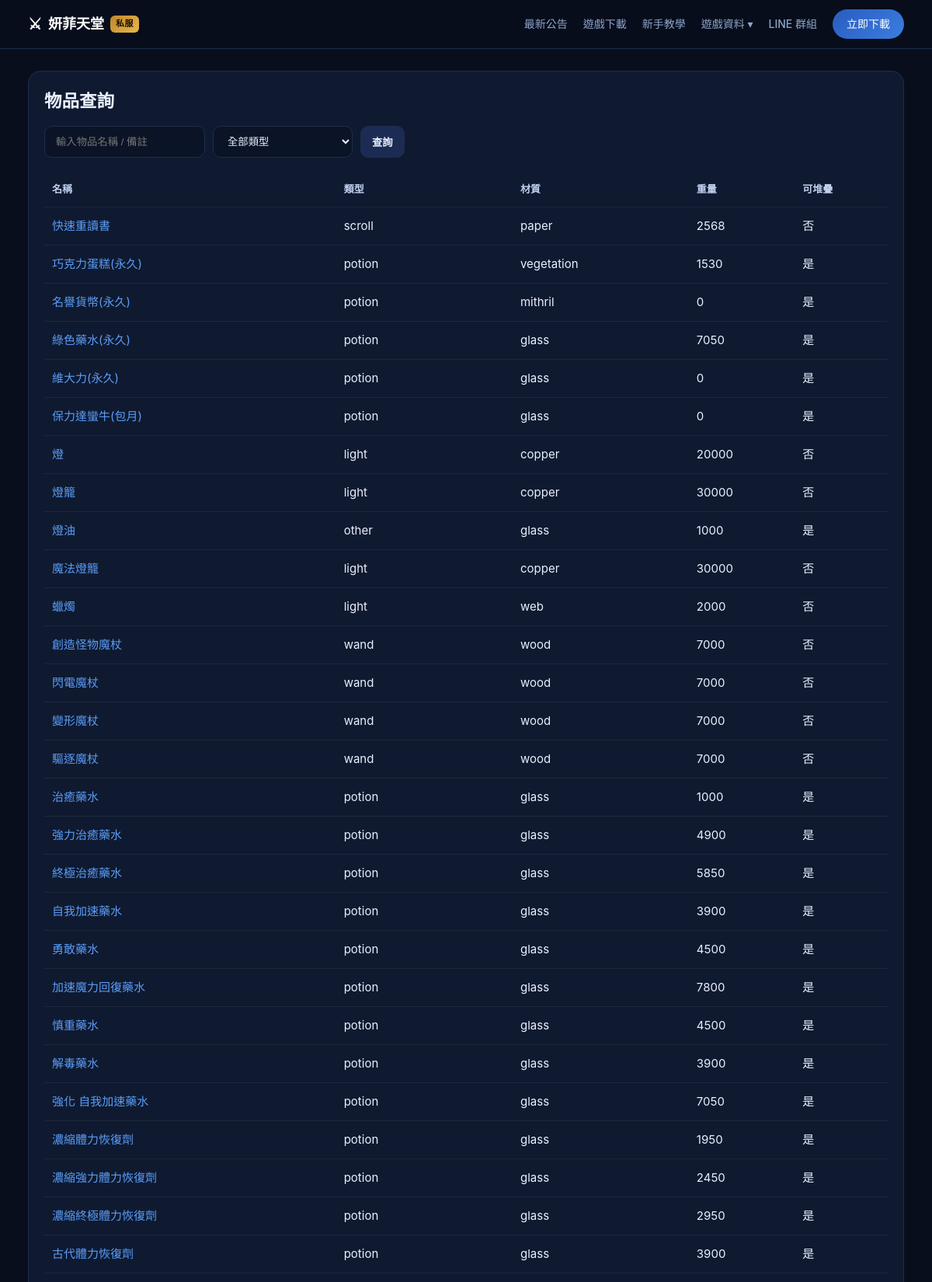
/items (upper part), run on the app's committed database.
### tables this page shows
CREATE TABLE site_config (
    key   TEXT PRIMARY KEY,
    value TEXT NOT NULL DEFAULT ''
);

CREATE TABLE items (
    id                INTEGER PRIMARY KEY,
    name              TEXT NOT NULL,
    name_id           TEXT,
    classname         TEXT,
    item_type         TEXT,
    use_type          TEXT,
    material          TEXT,
    weight            INTEGER DEFAULT 0,
    invgfx            INTEGER DEFAULT 0,
    grdgfx            INTEGER DEFAULT 0,
    itemdesc_id       INTEGER DEFAULT 0,
    stackable         INTEGER DEFAULT 0,
    dmg_small         INTEGER DEFAULT 0,
    dmg_large         INTEGER DEFAULT 0,
    min_lvl           INTEGER DEFAULT 0,
    max_lvl           INTEGER DEFAULT 0,
    bless             INTEGER DEFAULT 0,
    tradeable         INTEGER DEFAULT 0,
    cant_delete       INTEGER DEFAULT 0,
    note              TEXT,
    created_at        DATETIME DEFAULT CURRENT_TIMESTAMP
);

### app.py (the view)
    @app.route("/items")
    def items():
        q = request.args.get("q", "").strip()
        item_type = request.args.get("item_type", "").strip()
        sql = """
            SELECT id, name, name_id, item_type, use_type, material, weight, stackable, note
            FROM items
            WHERE 1=1
        """
        params: list[Any] = []
        if q:
            sql += " AND (name LIKE ? OR name_id LIKE ? OR classname LIKE ? OR note LIKE ?)"
            like = f"%{q}%"
            params.extend([like, like, like, like])
        if item_type:
            sql += " AND item_type = ?"
            params.append(item_type)
        sql += " ORDER BY id LIMIT 200"
        rows = get_db().execute(sql, params).fetchall()
        types = get_db().execute(
            "SELECT DISTINCT item_type FROM items WHERE item_type <> '' ORDER BY item_type"
        ).fetchall()
        return render_template("items.html", rows=rows, q=q, item_type=item_type, types=types)

### app.py (called while the page is built)
def get_site_config() -> dict[str, str]:
    rows = get_db().execute("SELECT key, value FROM site_config").fetchall()
    return {row["key"]: row["value"] for row in rows}

def get_db() -> sqlite3.Connection:
    if "db" not in g:
        db_path = Path(current_app().config["DATABASE"])
        db_path.parent.mkdir(parents=True, exist_ok=True)
        conn = sqlite3.connect(db_path)
        conn.row_factory = sqlite3.Row
        g.db = conn
    return g.db

def current_app() -> Flask:
    from flask import current_app as flask_current_app
    return flask_current_app

### templates/items.html (shortened to what this page needs)
{% extends 'base.html' %}
{% block content %}
<section class="card">
  <h1>物品查詢</h1>
  <form class="filters" method="get">
    <input type="text" name="q" placeholder="輸入物品名稱 / 備註" value="{{ q }}">
    <select name="item_type">
      <option value="">全部類型</option>
    </select>
    <button type="submit">查詢</button>
  </form>
  <div class="table-wrap">
    <table>
      <thead><tr><th>名稱</th><th>類型</th><th>材質</th><th>重量</th><th>可堆疊</th></tr></thead>
      <tbody>
      {% for row in rows %}
        <tr>
          <td><a href="{{ url_for('item_detail', item_id=row.id) }}">{{ row.name }}</a></td>
          <td>{{ row.item_type }}</td>
          <td>{{ row.material }}</td>
          <td>{{ row.weight }}</td>
          <td>{{ '是' if row.stackable else '否' }}</td>
        </tr>
      {% else %}
        <tr><td colspan="5">查無資料</td></tr>
      {% endfor %}
      </tbody>
    </table>
  </div>
</section>
{% endblock %}

### templates/base.html (shortened to what this page needs)
<!doctype html>
<html lang="zh-Hant">
<head>
  <link rel="stylesheet" href="{{ url_for('static', filename='style.css') }}">
</head>
<body>
  <header class="topbar">
    <div class="container topbar-inner">
      <a class="brand" href="{{ url_for('home') }}">
        <span class="brand-icon">⚔</span>
        <span class="brand-text">{{ site_cfg.get('brand_name', '妍菲天堂') }}</span>
        <span class="brand-tag">私服</span>
      </a>
      <nav class="nav">
        <a href="{{ url_for('home') }}#announcements">最新公告</a>
        <a href="{{ url_for('download_page') }}">遊戲下載</a>
        <a href="{{ url_for('guide_page') }}">新手教學</a>
        <div class="nav-dropdown">
          <span class="nav-dropdown-label">遊戲資料 ▾</span>
        </div>
        <a href="{{ site_cfg.get('line_group_url', '#line') }}">LINE 群組</a>
        <a href="{{ url_for('download_page') }}" class="nav-cta">立即下載</a>
      </nav>
    </div>
  </header>
  <main class="{% block main_class %}container page{% endblock %}">
    {% block content %}{% endblock %}
  </main>
</body>
</html>

### static/style.css (style rules this page uses)
:root { --bg: #080e1c; --card: #0f1a30; --card2: #111e35; --line: #1e2d4d; --text: #eaf0ff; --muted: #8ea6cc; --accent: #5b9cf6; --accent2: #7eb8ff; --gold: #e8b84b; --green: #3ecb7f; --red: #e05050; --radius: 16px; --radius-sm: 10px; }
*, *::before, *::after { box-sizing: border-box; margin: 0; padding: 0; }
html { scroll-behavior: smooth; }
body { background: var(--bg); color: var(--text); font: 15px/1.6 -apple-system, BlinkMacSystemFont, "Segoe UI", Roboto, "PingFang TC", "Noto Sans TC", sans-serif; }
a { color: var(--accent); text-decoration: none; }
.container { width: min(1140px, 94vw); margin: 0 auto; }
.page { padding: 28px 0 48px; }
.topbar { position: sticky; top: 0; z-index: 100; background: rgba(8, 14, 28, 0.92); backdrop-filter: blur(14px); border-bottom: 1px solid var(--line); }
.topbar-inner { display: flex; justify-content: space-between; align-items: center; padding: 12px 0; }
.brand { display: flex; align-items: center; gap: 8px; color: #fff; font-weight: 800; font-size: 18px; text-decoration: none; }
.brand-icon { font-size: 20px; }
.brand-tag { font-size: 11px; font-weight: 600; background: linear-gradient(135deg, #c0872a, #e8b84b); color: #1a0e00; padding: 2px 7px; border-radius: 6px; letter-spacing: .5px; }
.nav { display: flex; align-items: center; gap: 20px; }
.nav a { color: var(--muted); font-size: 14px; font-weight: 500; transition: color .2s; }
.nav-cta { background: linear-gradient(135deg, #2a5cbf, #3b7de0) !important; color: #fff !important; padding: 8px 18px; border-radius: 20px; font-weight: 600; }
.card { background: var(--card); border: 1px solid var(--line); border-radius: var(--radius); padding: 20px; margin-bottom: 0; }
.filters { display: flex; flex-wrap: wrap; gap: 10px; margin: 14px 0 18px; }
.filters input, .filters select, .filters button { background: #0b1426; border: 1px solid var(--line); color: var(--text); padding: 10px 14px; border-radius: var(--radius-sm); }
.filters input, .filters select { min-width: 180px; }
.filters button { cursor: pointer; background: #1c2b54; font-weight: 600; }
.table-wrap { overflow: auto; }
table { width: 100%; border-collapse: collapse; min-width: 720px; }
th, td { padding: 12px 10px; border-bottom: 1px solid rgba(255,255,255,.06); text-align: left; vertical-align: top; }
th { color: #c0d0ef; font-size: 13px; font-weight: 600; background: rgba(15,26,48,.6); }
.nav-dropdown { position: relative; cursor: pointer; }
.nav-dropdown-label { color: var(--muted); font-size: 14px; font-weight: 500; transition: color .2s; user-select: none; }

### data on the page
site_config: get "妍菲天堂"
items: name "快速重讀書", item_type "scroll", material "paper", weight "2568", stackable "否"
items: name "巧克力蛋糕(永久)", item_type "potion", material "vegetation", weight "1530", stackable "是"
items: name "名譽貨幣(永久)", item_type "potion", material "mithril", weight "0", stackable "是"
items: name "綠色藥水(永久)", item_type "potion", material "glass", weight "7050", stackable "是"
items: name "維大力(永久)", item_type "potion", material "glass", weight "0", stackable "是"
items: name "保力達蠻牛(包月)", item_type "potion", material "glass", weight "0", stackable "是"
items: name "燈", item_type "light", material "copper", weight "20000", stackable "否"
items: name "燈籠", item_type "light", material "copper", weight "30000", stackable "否"
items: name "燈油", item_type "other", material "glass", weight "1000", stackable "是"
items: name "魔法燈籠", item_type "light", material "copper", weight "30000", stackable "否"
items: name "蠟燭", item_type "light", material "web", weight "2000", stackable "否"
items: name "創造怪物魔杖", item_type "wand", material "wood", weight "7000", stackable "否"
items: name "閃電魔杖", item_type "wand", material "wood", weight "7000", stackable "否"
items: name "變形魔杖", item_type "wand", material "wood", weight "7000", stackable "否"
items: name "驅逐魔杖", item_type "wand", material "wood", weight "7000", stackable "否"
items: name "治癒藥水", item_type "potion", material "glass", weight "1000", stackable "是"
items: name "強力治癒藥水", item_type "potion", material "glass", weight "4900", stackable "是"
items: name "終極治癒藥水", item_type "potion", material "glass", weight "5850", stackable "是"
items: name "自我加速藥水", item_type "potion", material "glass", weight "3900", stackable "是"
items: name "勇敢藥水", item_type "potion", material "glass", weight "4500", stackable "是"
items: name "加速魔力回復藥水", item_type "potion", material "glass", weight "7800", stackable "是"
items: name "慎重藥水", item_type "potion", material "glass", weight "4500", stackable "是"
items: name "解毒藥水", item_type "potion", material "glass", weight "3900", stackable "是"
items: name "強化 自我加速藥水", item_type "potion", material "glass", weight "7050", stackable "是"
items: name "濃縮體力恢復劑", item_type "potion", material "glass", weight "1950", stackable "是"
items: name "濃縮強力體力恢復劑", item_type "potion", material "glass", weight "2450", stackable "是"
items: name "濃縮終極體力恢復劑", item_type "potion", material "glass", weight "2950", stackable "是"
items: name "古代體力恢復劑", item_type "potion", material "glass", weight "3900", stackable "是"
